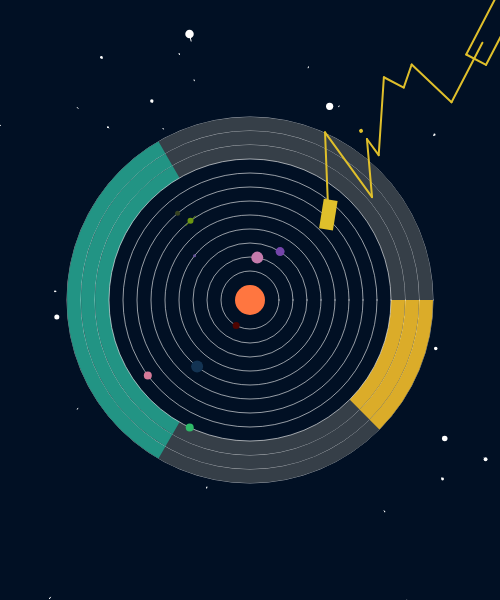
Frame 1 (no input)
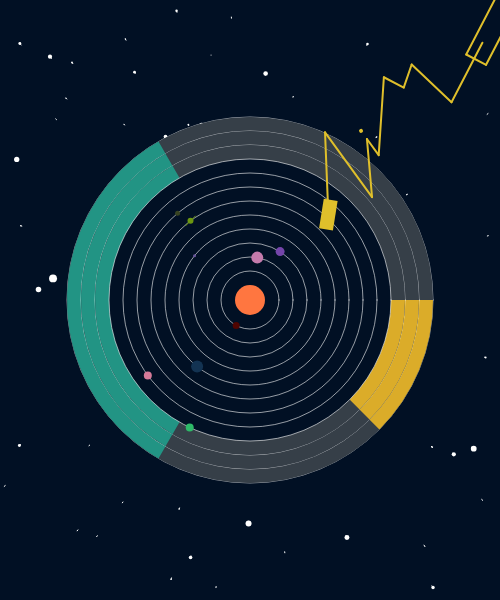
Frame 60 (no input)
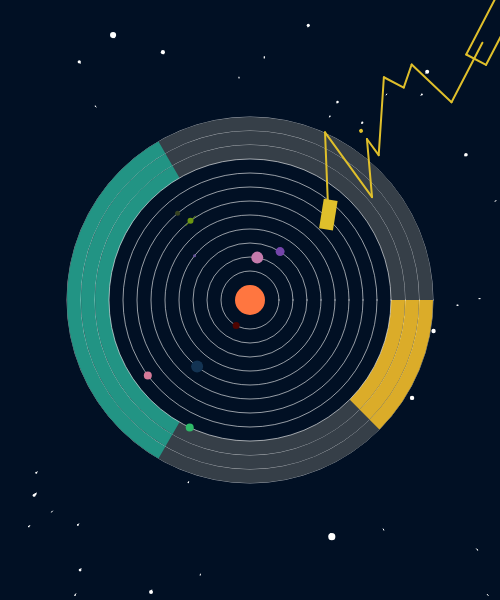
Frame 120 (the mouse pressed at the canvas centre since frame 60)

The p5.js sketch that drew these frames (run headless with seeded random() and noise() and a simulated clock; from frame 60 on, the mouse is pressed at the canvas centre):

// p5.js sketch
// ── sketch.js
var stars = [];
var speed;
var Radius = [];
var angle;
var scl = 20;
var nime = [
  [1, 1, 3, -2],
  [3, -2, 3, 2],
  [3, 2, 4.5, -0.5],
  [4.5, -0.5, 4.5, 0.5],
  [4.5, 0.5, 7, -2.5],
  [7, -2.5, 7.5, -1.5],
  [7.5, -1.5, 8.5, -2.2],
  [8.5, -2.2, 9, 0.5],
  [9, 0.5, 12, -1],
  //"E"
  [11, -1, 14, -2.5],
  [11, -1, 11.5, 0],
  [11.5, 0, 14.5, -1.5]
];

function setup() {
  createCanvas(500, 600);
  for (var i = 0; i < 800; i++) {
    stars[i] = new Star();
  }

  //radius,angle and color and size for the planets
  for (var i = 1; i < 10; i++) {
    var d = 30 + i * 28;
    var angle = random(0, TWO_PI);
    var clr = color(random(255), random(255), random(255));
    var size = floor(random(3, 15));
    Radius.push([d / 2, angle, clr, size]);
  }

  console.log(Radius.length);
}

function draw() {
 
  push();
  //speed = map(mouseX, 0, width, 0, 50);
  speed = 2;
  background(1,16,36);
  translate(width / 2, height / 2);
  for (var i = 0; i < stars.length; i++) {
    stars[i].update();
    stars[i].show();
  }


  for (var i = 12; i >= 1; i--) {
    var d = 30 + i * 28;
    stroke(255, 150);
    //noFill();
    fill(1,16,36);
    ellipse(0, 0, d, d);

    if (i == 12 || i == 11 || i == 10) {
      noStroke();
      fill(54, 63, 72);
      ellipse(0, 0, d, d)

      noStroke();
      fill(219,172,41);
      arc(0, 0, d, d, 0, PI / 4);

      noStroke();
      fill(34,148,132);
      arc(0, 0, d, d, 2 * PI / 3, 4 * PI / 3);
    }


  }


  console.log(Radius.length);
  //sun
  noStroke();
  fill(255, 118, 64);
  ellipse(0, 0, 30, 30);

  //circles

  for (var j = 0; j < Radius.length; j++) {
    var r = Radius[j][0];
    var a = Radius[j][1];
    var c = Radius[j][2];
    var sz = Radius[j][3];


    var x = r * cos(a);
    var y = r * sin(a);
    fill(c);
    ellipse(x, y, sz, sz);

    if (j == 5) {
      push();
      translate(x, y);
      stroke(c);
      line(-sz * 0.8, sz * 0.8, sz * 0.8, -sz * 0.8);
      pop();
    }
  }
  pop();

  drawLogo();
}

function drawLogo() {
  //logo
  push();
  translate(15 * scl, 10 * scl);
  rotate(-PI / 5);

  strokeWeight(2);
  stroke(223,191,43);

  for (var i = 0; i < nime.length; i++) {
    line(nime[i][0] * scl, nime[i][1] * scl, nime[i][2] * scl, nime[i][3] * scl);
  }
  //"i"
  strokeWeight(4);
  point(4.5 * scl, -1 * scl);


  //rectangle
  push();
  translate(1 * scl, 1 * scl);
  rotate(-PI / 4);
  noStroke();
  fill(223,191,43);
  rectMode(CENTER);
  rect(-0.5 * scl, 0.1 * scl, 1.5 * scl, 0.7 * scl);
  pop();
  pop();

}

function Star() {
  this.x = random(-width, width);
  this.y = random(-height, height);
  this.z = random(width);
  this.pz = this.z;

  this.update = function() {
    this.z = this.z - speed;
    if (this.z < 1) {
      this.z = width;
      this.x = random(-width, width);
      this.y = random(-height, height);
      this.pz = this.z;
    }
  }

  this.show = function() {
    fill(255);
    noStroke();

    var sx = map(this.x / this.z, 0, 1, 0, width);
    var sy = map(this.y / this.z, 0, 1, 0, height);

    var r = map(this.z, 0, width, 10, 0);
    ellipse(sx, sy, r, r);

    var px = map(this.x / this.pz, 0, 1, 0, width);
    var py = map(this.y / this.pz, 0, 1, 0, height);

    this.pz = this.z;

    stroke(255);
    line(px, py, sx, sy);

  }
}
